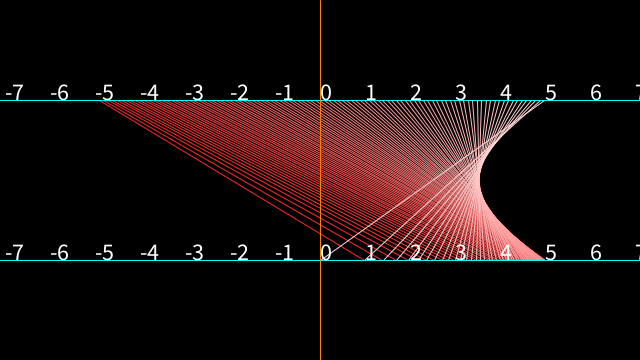
Frame 1 (no input)
Frame 60 (the mouse pressed at the canvas centre just before this capture): identical to frame 1, image omitted
Frame 120 (the mouse held since frame 60 and released just before this capture): identical to frame 1, image omitted

The Processing sketch that drew this single still picture (run headless with seeded random() and noise(); from frame 60 on, the mouse is pressed at the canvas centre):

// Processing sketch: sketch_3blue1brown_Calculus_transformation_finder
// ── sketch_3blue1brown_Calculus_transformation_finder.pde
int max = 7;
int min = -max;
float spacing = 0.1;
int domainMagnitude = max-min;
void setup()
{
  size(640,360);
}
void draw()
{
  background(0);
  for (float x = min; x <= max; x+=spacing)
  {
    float y = sqrt(25-sq(x)); // function
    stroke(255,((x+max)/domainMagnitude)*255,((x+max)/domainMagnitude)*255);
    line(x*((width/2)/max)+width/2,100,y*((width/2)/max)+width/2,height-100);
  }
  stroke(0,255,255);
  line(0,100,width,100);
  line(0,height-100,width,height-100);
  stroke(255,127,0);
  line(width/2,0,width/2,height);
  stroke(255);
  textSize(24);
  for (int i = min; i <= max; i++)
  {
    text(str(i),i*((width/2)/max)+width/2,100);
    text(str(i),i*((width/2)/max)+width/2,height-100);
  }
}
